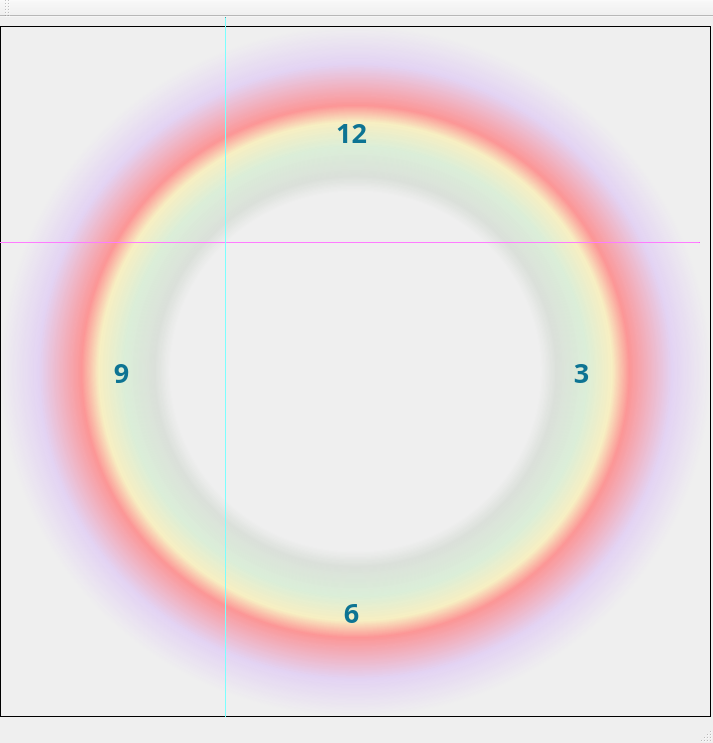
<?xml version="1.0" encoding="UTF-8"?>
<ui version="4.0">
 <class>MainWindow</class>
 <widget class="QMainWindow" name="MainWindow">
  <property name="geometry">
   <rect>
    <x>0</x>
    <y>0</y>
    <width>713</width>
    <height>743</height>
   </rect>
  </property>
  <property name="windowTitle">
   <string>MainWindow</string>
  </property>
  <widget class="QWidget" name="centralWidget">
   <widget class="my_label" name="frame">
    <property name="geometry">
     <rect>
      <x>0</x>
      <y>9</y>
      <width>711</width>
      <height>691</height>
     </rect>
    </property>
    <property name="cursor">
     <cursorShape>CrossCursor</cursorShape>
    </property>
    <property name="mouseTracking">
     <bool>true</bool>
    </property>
    <property name="styleSheet">
     <string notr="true">background-color: qradialgradient(spread:pad, cx:0.5, cy:0.5, radius:0.5, fx:0.5, fy:0.5, stop:0 rgba(0, 0, 0, 0), stop:0.52 rgba(0, 0, 0, 0), stop:0.565 rgba(82, 121, 76, 33), stop:0.65 rgba(159, 235, 148, 64), stop:0.721925 rgba(255, 238, 150, 129), stop:0.77 rgba(255, 128, 128, 204), stop:0.89 rgba(191, 128, 255, 64), stop:1 rgba(0, 0, 0, 0));</string>
    </property>
    <property name="frameShape">
     <enum>QFrame::Box</enum>
    </property>
    <property name="lineWidth">
     <number>1</number>
    </property>
    <property name="text">
     <string/>
    </property>
   </widget>
   <widget class="QLabel" name="mouse_movement">
    <property name="geometry">
     <rect>
      <x>720</x>
      <y>70</y>
      <width>111</width>
      <height>31</height>
     </rect>
    </property>
    <property name="frameShape">
     <enum>QFrame::Panel</enum>
    </property>
    <property name="text">
     <string/>
    </property>
   </widget>
   <widget class="QLabel" name="label_3">
    <property name="geometry">
     <rect>
      <x>720</x>
      <y>50</y>
      <width>111</width>
      <height>20</height>
     </rect>
    </property>
    <property name="text">
     <string>    Mouse Movement</string>
    </property>
   </widget>
   <widget class="QLabel" name="mouse_pressed">
    <property name="geometry">
     <rect>
      <x>720</x>
      <y>140</y>
      <width>111</width>
      <height>31</height>
     </rect>
    </property>
    <property name="frameShape">
     <enum>QFrame::Panel</enum>
    </property>
    <property name="text">
     <string/>
    </property>
   </widget>
   <widget class="QLabel" name="label_5">
    <property name="geometry">
     <rect>
      <x>730</x>
      <y>120</y>
      <width>81</width>
      <height>20</height>
     </rect>
    </property>
    <property name="text">
     <string>Mouse Pressed</string>
    </property>
   </widget>
   <widget class="Line" name="x_axis">
    <property name="geometry">
     <rect>
      <x>0</x>
      <y>225</y>
      <width>700</width>
      <height>1</height>
     </rect>
    </property>
    <property name="styleSheet">
     <string notr="true">background-color: rgb(255, 85, 255);</string>
    </property>
    <property name="orientation">
     <enum>Qt::Horizontal</enum>
    </property>
   </widget>
   <widget class="Line" name="y_axis">
    <property name="geometry">
     <rect>
      <x>225</x>
      <y>0</y>
      <width>1</width>
      <height>700</height>
     </rect>
    </property>
    <property name="styleSheet">
     <string notr="true">
background-color: rgb(85, 255, 255);</string>
    </property>
    <property name="orientation">
     <enum>Qt::Vertical</enum>
    </property>
   </widget>
   <widget class="QLabel" name="label">
    <property name="geometry">
     <rect>
      <x>320</x>
      <y>100</y>
      <width>63</width>
      <height>31</height>
     </rect>
    </property>
    <property name="font">
     <font>
      <family>Segoe Script</family>
      <pointsize>20</pointsize>
      <bold>true</bold>
     </font>
    </property>
    <property name="styleSheet">
     <string notr="true">
color: rgb(13, 116, 147);</string>
    </property>
    <property name="text">
     <string>12</string>
    </property>
    <property name="alignment">
     <set>Qt::AlignCenter</set>
    </property>
   </widget>
   <widget class="QLabel" name="label_2">
    <property name="geometry">
     <rect>
      <x>320</x>
      <y>580</y>
      <width>63</width>
      <height>31</height>
     </rect>
    </property>
    <property name="font">
     <font>
      <family>Segoe Script</family>
      <pointsize>20</pointsize>
      <bold>true</bold>
     </font>
    </property>
    <property name="styleSheet">
     <string notr="true">
color: rgb(13, 116, 147);</string>
    </property>
    <property name="text">
     <string>6</string>
    </property>
    <property name="alignment">
     <set>Qt::AlignCenter</set>
    </property>
   </widget>
   <widget class="QLabel" name="label_4">
    <property name="geometry">
     <rect>
      <x>90</x>
      <y>340</y>
      <width>63</width>
      <height>31</height>
     </rect>
    </property>
    <property name="font">
     <font>
      <family>Segoe Script</family>
      <pointsize>20</pointsize>
      <bold>true</bold>
     </font>
    </property>
    <property name="styleSheet">
     <string notr="true">
color: rgb(13, 116, 147);</string>
    </property>
    <property name="text">
     <string>9</string>
    </property>
    <property name="alignment">
     <set>Qt::AlignCenter</set>
    </property>
   </widget>
   <widget class="QLabel" name="label_6">
    <property name="geometry">
     <rect>
      <x>550</x>
      <y>340</y>
      <width>63</width>
      <height>31</height>
     </rect>
    </property>
    <property name="font">
     <font>
      <family>Segoe Script</family>
      <pointsize>20</pointsize>
      <bold>true</bold>
     </font>
    </property>
    <property name="styleSheet">
     <string notr="true">
color: rgb(13, 116, 147);</string>
    </property>
    <property name="text">
     <string>3</string>
    </property>
    <property name="alignment">
     <set>Qt::AlignCenter</set>
    </property>
   </widget>
  </widget>
  <widget class="QMenuBar" name="menuBar">
   <property name="geometry">
    <rect>
     <x>0</x>
     <y>0</y>
     <width>713</width>
     <height>25</height>
    </rect>
   </property>
  </widget>
  <widget class="QToolBar" name="mainToolBar">
   <attribute name="toolBarArea">
    <enum>TopToolBarArea</enum>
   </attribute>
   <attribute name="toolBarBreak">
    <bool>false</bool>
   </attribute>
  </widget>
  <widget class="QStatusBar" name="statusBar"/>
 </widget>
 <layoutdefault spacing="6" margin="11"/>
 <customwidgets>
  <customwidget>
   <class>my_label</class>
   <extends>QLabel</extends>
   <header location="global">my_label.h</header>
  </customwidget>
 </customwidgets>
 <resources/>
 <connections/>
</ui>
